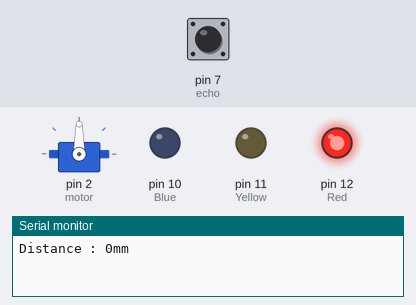
A sketch run on a simulated Arduino Uno, built with avr-gcc and run on an emulated ATmega328P. Parts: servo, output pins drawn as LEDs (lit = HIGH), the last lines printed to the serial monitor. Inputs (shaded band) come from the test bench; at power-on: pin 7 (echo) LOW. Pins used as bus, display or sensor lines are not drawn.

Above: at 1.2 s.
1.3 s: pin 7 (echo) pulsed HIGH 5 times (0.12 s each, 0.3 s apart)
At 3.0 s:
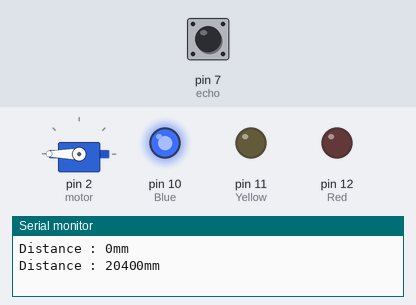
At 3.8 s:
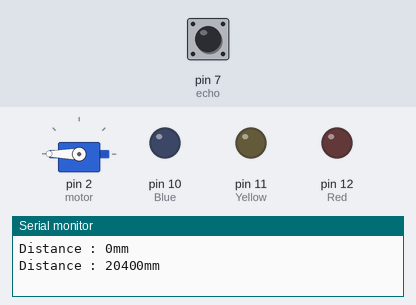
Timing chart, 0 to 11.8 s (numbered marks = the images above; inputs shaded):
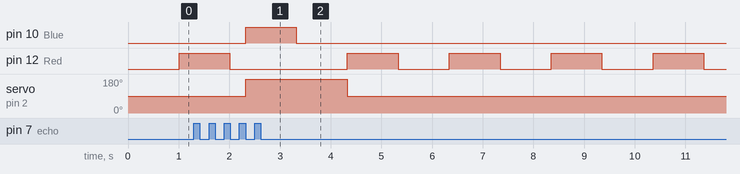

The sketch:

11_Ultrasonic_servo_led.ino
```cpp
#include <Servo.h>
Servo servo;
int motor = 2;
int echo = 7;
int trig = 8;
int Red = 12;
int Yellow = 11;
int Blue = 10;

void setup() {
servo.attach(motor);
  Serial.begin(9600);
  pinMode(echo, INPUT);
  pinMode(trig, OUTPUT);
pinMode(Red, OUTPUT);
pinMode(Yellow, OUTPUT);
pinMode(Blue, OUTPUT);
  }

void loop() {
  long duration, distance;
  digitalWrite(trig, HIGH);
  delay(10);
  digitalWrite(trig, LOW);
  duration = pulseIn(echo, HIGH);
  distance = ((float)(340 * duration) / 1000) / 2;
  Serial.print("Distance : ");
  Serial.print(distance);
  Serial.println("mm");

   if (distance>=0 & distance <=50){
 digitalWrite(Red, HIGH);
   servo.write(90);
 delay(1000);
 digitalWrite(Red, LOW);
   }
 else if (distance>50 & distance <=100){
 digitalWrite(Yellow, HIGH);
   servo.write(120);
 delay(1000);
   digitalWrite(Yellow, LOW);}
 else if (distance >100){
 digitalWrite(Blue, HIGH);
   servo.write(180);
    delay(1000);
      digitalWrite(Blue, LOW);
  }
}
```

Measured:
- after the input at 1.3 s, pin 10 (Blue): LOW → HIGH after 1.0 s, → LOW 1.0 s later; servo on pin 2 (motor): 90° → 180° after 1.0 s, → 90° 2.0 s later
- by itself, pin 12 (Red): repeats every 2.0 s: HIGH 1.0 s, LOW 1.0 s
